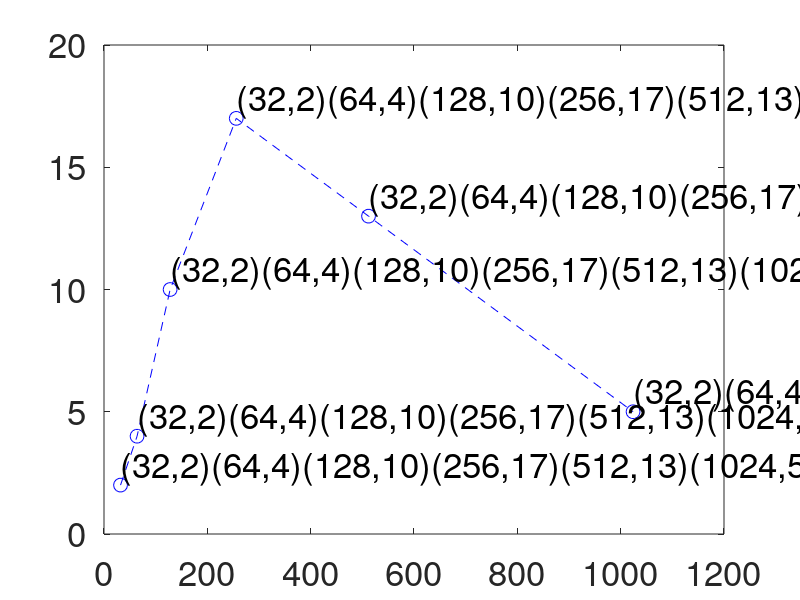

Write the MATLAB code that produced this figure.
x=[32,64,128,256,512,1024];
y=[2,4,10,17,13,5];
strValues = strtrim(cellstr(num2str([x(:) y(:)],'(%d,%d)')));
figure;
plot(x,y,'b--o','MarkerSize',10);
text(x,y,strValues,'VerticalAlignment','bottom','FontSize',25);
set(gca,'FontSize',25);


